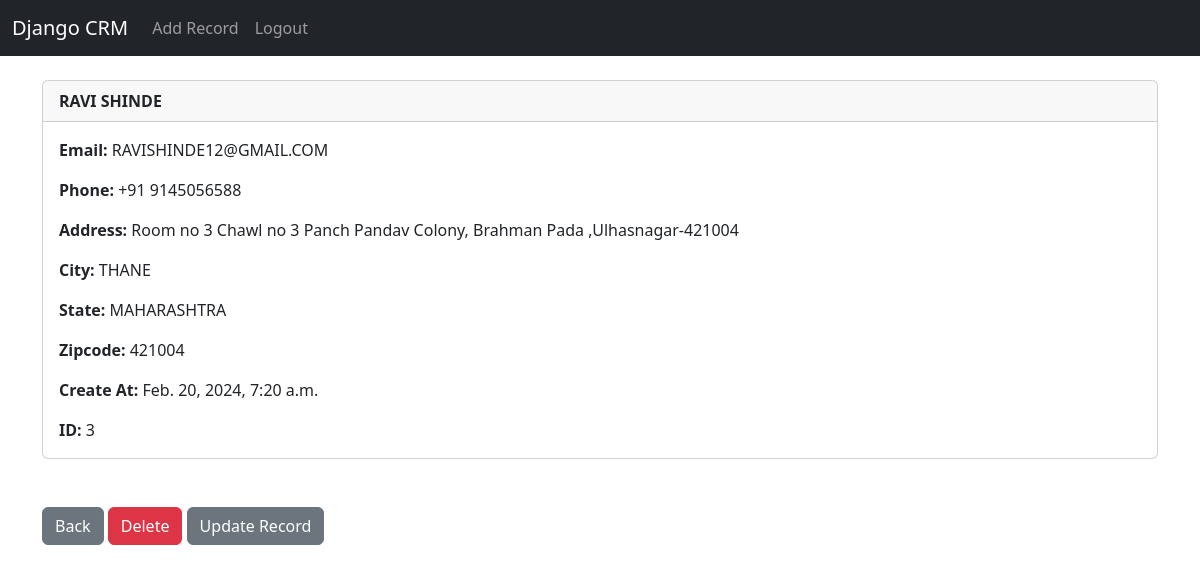
Screenshot of /record/3 (signed in) with the database file from the repository.
### website/models.py (models this page shows, shortened)
class Record(models.Model):
    created_at = models.DateTimeField(auto_now_add=True)
    first_name = models.CharField(max_length=50)
    last_name = models.CharField(max_length=50)
    email = models.CharField(max_length=100)
    phone =  models.CharField(max_length=15)
    address = models.CharField(max_length=100)
    city = models.CharField(max_length=50)
    state =models.CharField(max_length=50)
    zipcode = models.CharField(max_length=20)

### website/views.py (the view)
# urls.py: path('record/<int:pk>',views.customer_record,name='record'),
def customer_record(request,pk):
    if request.user.is_authenticated:
        customer_record = Record.objects.get(id=pk)
        return render(request, 'record.html', {'customer_record': customer_record})
    else:
        messages.success(request, "You Must Be Logged In To View That Page.... ")
        return redirect ('home')

### website/templates/record.html
{% extends 'base.html' %}
{% block content %}
<div class="card">
  <div class="card-header"><strong>
    	{{ customer_record.first_name }}
		{{ customer_record.last_name }}</strong>
  </div>
  <div class="card-body">
<p class="card-text">
<strong>Email: </strong>{{ customer_record.email }}</p>
<p class="card-text">
<strong>Phone: </strong>{{ customer_record.phone }}
</p>
<p class="card-text">
<strong>Address: </strong>{{ customer_record.address }}</p>
<p class="card-text">
<strong>City: </strong>{{ customer_record.city }}</p>
<p class="card-text">
<strong>State: </strong>{{ customer_record.state }}</p>
<p class="card-text">
<strong>Zipcode: </strong>{{ customer_record.zipcode }}</p>
<p class="card-text">
<strong>Create At: </strong>{{ customer_record.created_at }}</p>
<p class="card-text">
<strong>ID: </strong>{{ customer_record.id }}</p>
  </div>
</div>
<br/><br/>
<a href="{% url 'home' %}" class="btn btn-secondary">Back</a>
<a href="{% url 'delete_record' customer_record.id %}" class="btn btn-danger">Delete</a>
<a href="{% url 'update_record' customer_record.id %}" class="btn btn-secondary">Update Record</a>
{% endblock %}

### rows the page displays
Record: first_name "RAVI", last_name "SHINDE", email "RAVISHINDE12@GMAIL.COM", phone "+91 9145056588", address "Room no 3 Chawl no 3 Panch Pandav Colony, Brahman Pada ,Ulhasnagar-421004", city "THANE", state "MAHARASHTRA", zipcode "421004", created_at "Feb. 20, 2024, 7:20 a.m.", id "3"
